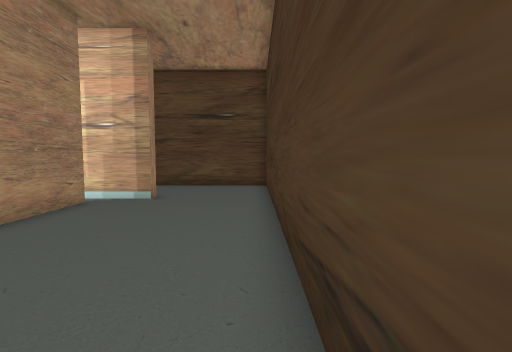
view 1 (above)

23 first-person views from a walk through a level from a Godot 3-D game. The camera is 1.4 m above the floor, tilts 4° down and sees 85° across. The floor is counted in squares, 1 m on a side. Each view is taken from the middle of a square. On the plan, view 1 faces up. The plan holds only what a view shows up to about 14 squares ahead; the rest is blank.

view 2
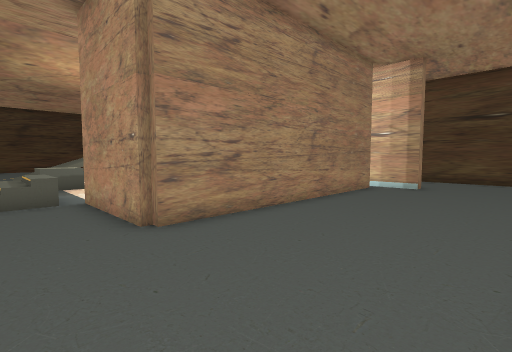

view 3
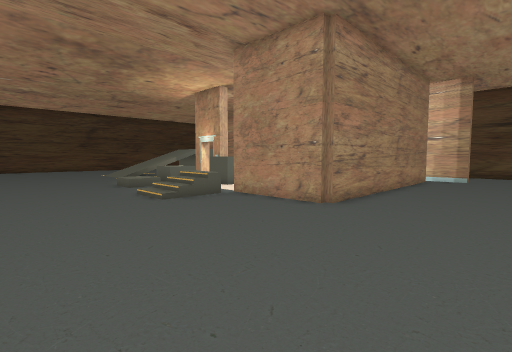

view 4
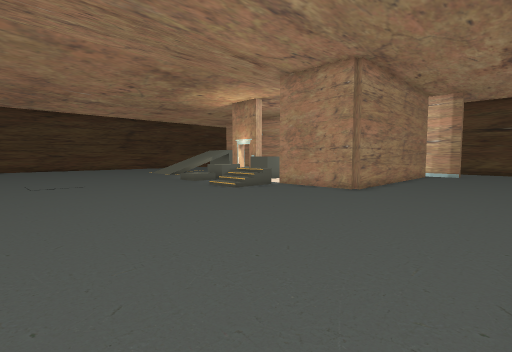

view 5
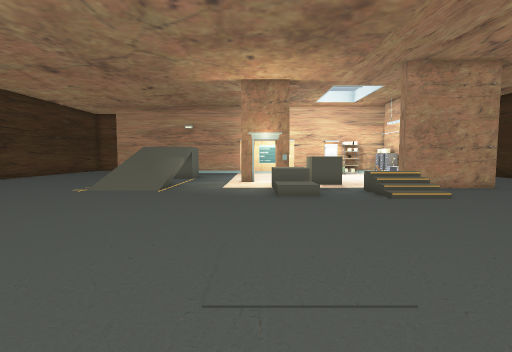

view 6
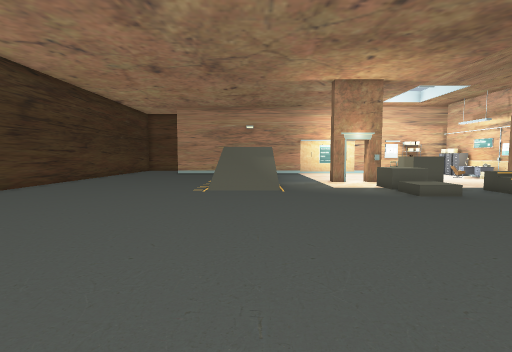

view 7
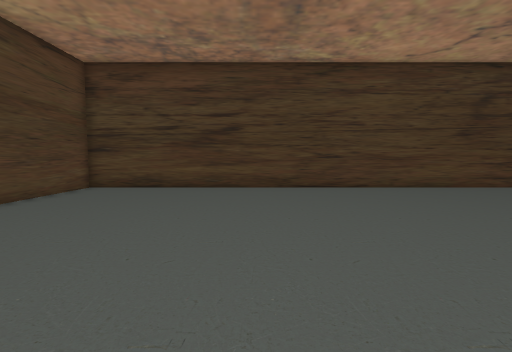

view 8
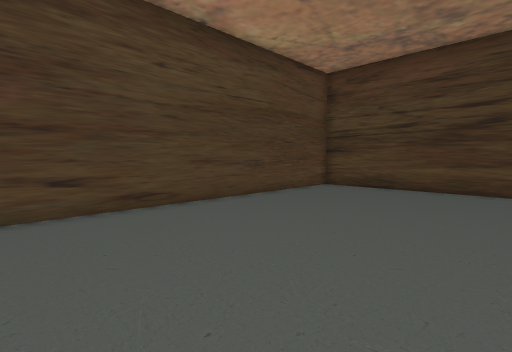

view 9
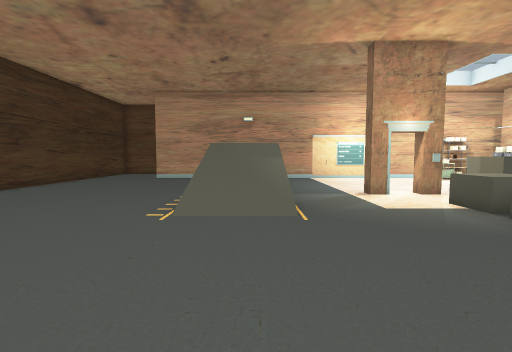

view 10
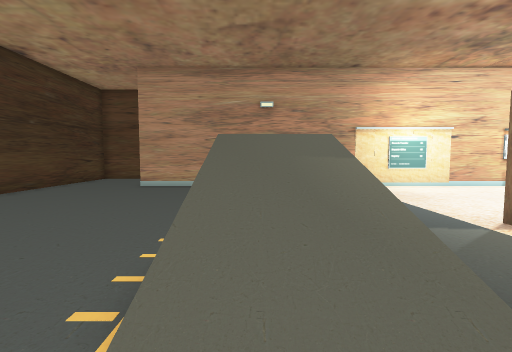

view 11
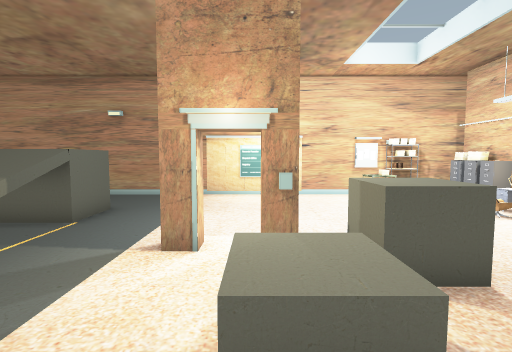

view 12
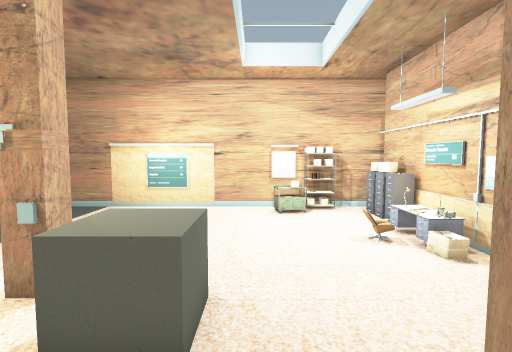

view 13
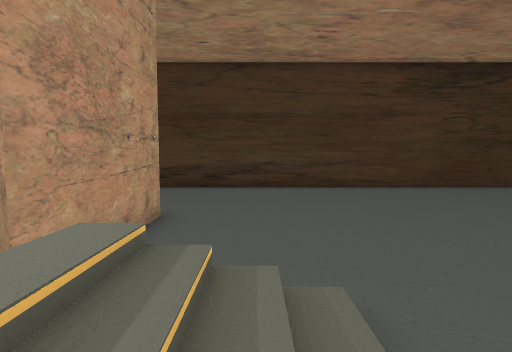

view 14
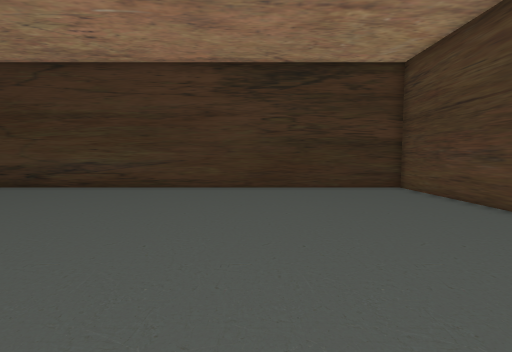

view 15
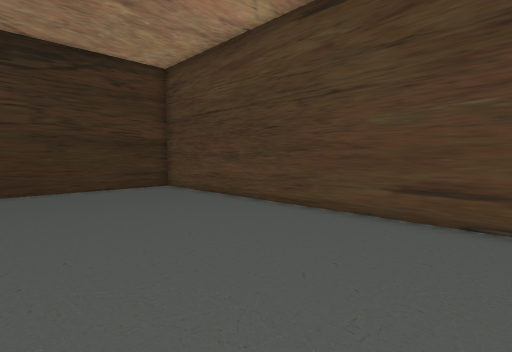

view 16
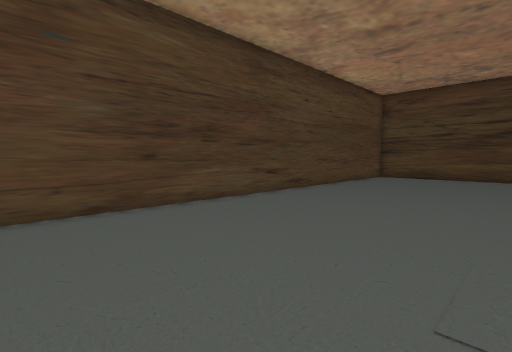

view 17
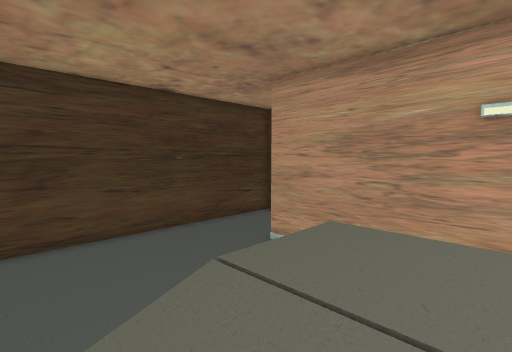

view 18
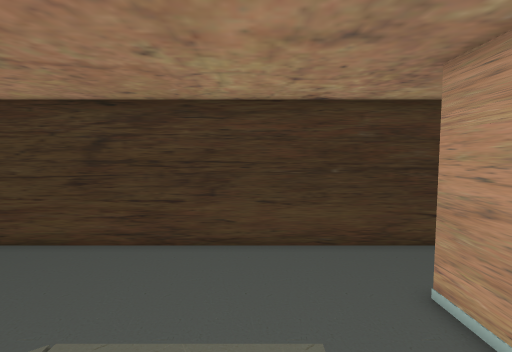

view 19
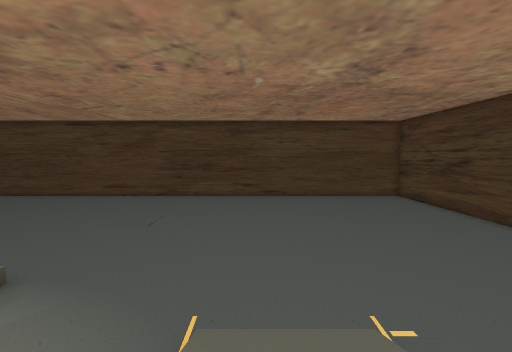

view 20
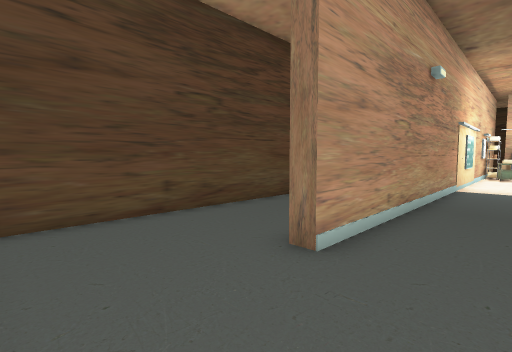

view 21
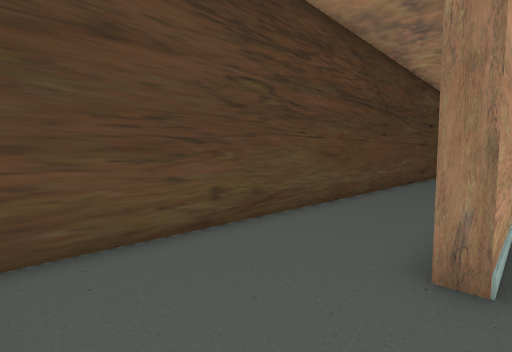

view 22
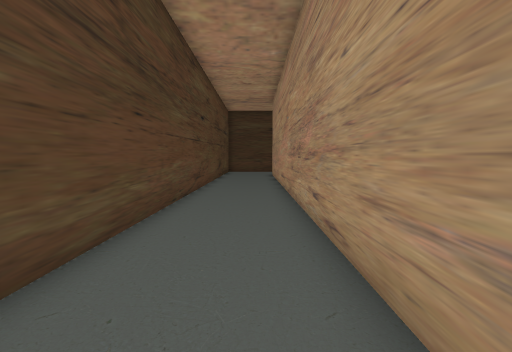

view 23
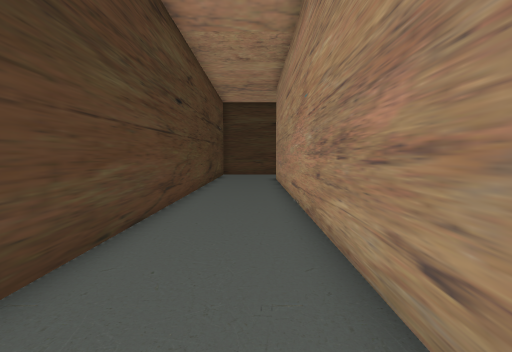

### Floor plan
Key: @ floor where view 1 was taken; # wall or solid block; x gap in a wall; . main floor; : floor 2 m higher than the main floor; / step, stairs or slope; = window, fence, low wall or low ledge; ^ raised ledge; S shelf; T trolley; C cabinet; H chair; E desk; O other object.
Columns run from 32 left of view 1 to 1 right of it. Each row starts with its distance up from view 1.
 14  #################################
 13  .........................  .....#
 12 #.........................  .....#
 11 #.........................  .....#
 10 #.........................   ....#
  9 #....###################S####....#
  8 #.....................TO..C......#
  7 #.........................C......#
  6 #.......    ..............C......#
  5 #........:::#............O#......#
  4 #........:::............HE#......#
  3 #........////.............#......#
  2 #........////..#x#........#......#
  1 #........////......^^.....#......#
  0 #........///=......^^.... #.....@#
 -1 #........///=....^^....   #......#
 -2 #........////....^^....####......#
 -3 #................//..//..........#
 -4 #................//..//..........#
 -5 #....................//..........#
 -6 #................................#
 -7 #................................#
 -8 #................................#
 -9 #................................#
-10 #................................#
-11 #................................#
-12 #................................#
-13 #................................#
-14 #................................#
-15 #................................#
-16 #................................#
-17 #................................#
-18 #................................#
-19 ##################################

Positions as (right, up) in squares from view 1, and headings:
1: (0, 0), facing up
2: (0, -4), facing up-left
3: (-1, -9), facing up-left
4: (0, -13), facing up-left
5: (-16, -14), facing up
6: (-21, -14), facing up
7: (-19, -11), facing left
8: (-19, -11), facing down-left
9: (-21, -9), facing up
10: (-22, -4), facing up
11: (-15, -4), facing up
12: (-11, -3), facing up
13: (-12, -4), facing right
14: (-12, -12), facing right
15: (-12, -12), facing down-right
16: (-12, -11), facing down-left
17: (-21, 2), facing up-left
18: (-21, 5), facing left
19: (-21, 2), facing down
20: (-31, 7), facing up-right
21: (-31, 9), facing up-right
22: (-25, 11), facing right
23: (-21, 11), facing right
